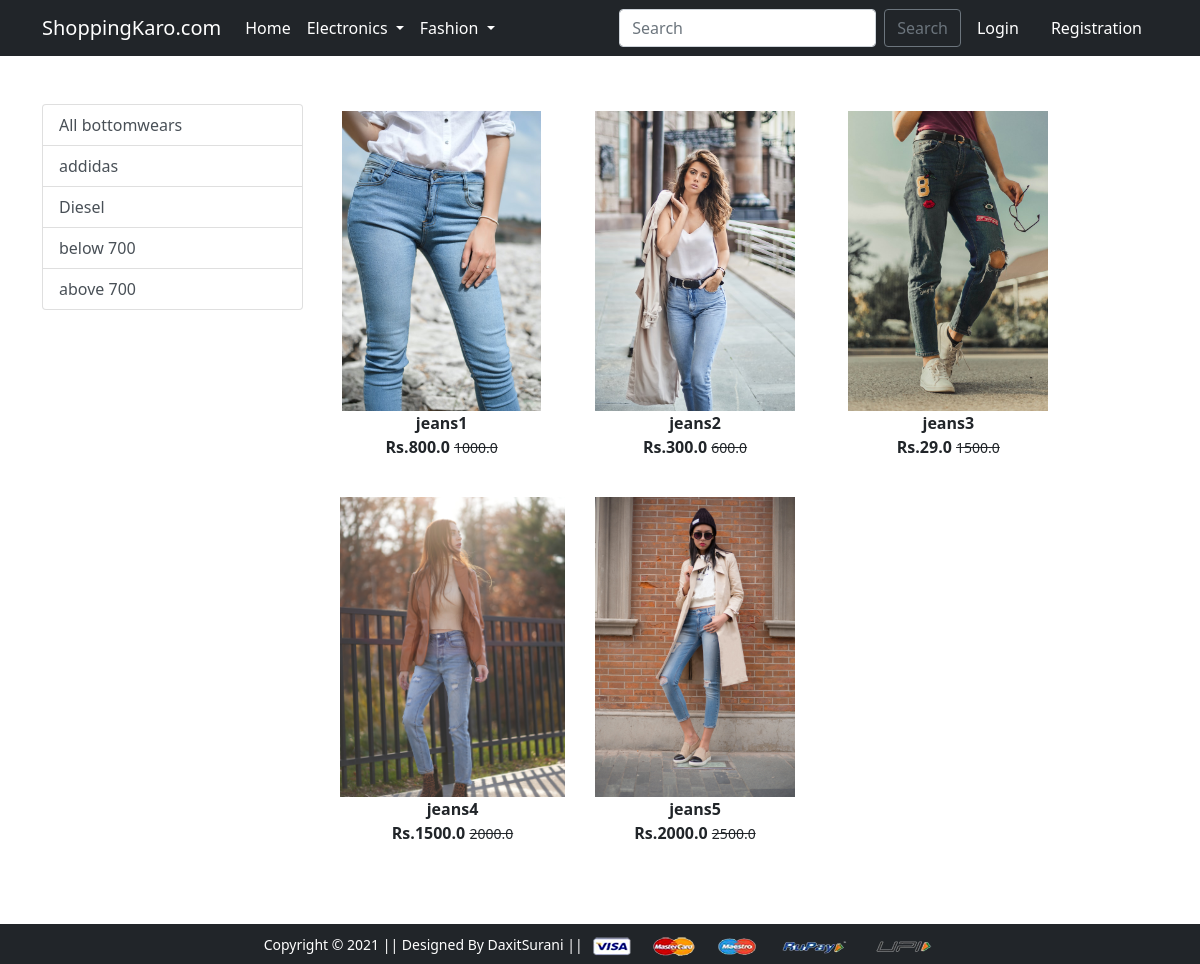
The app's page /bottomwear/ with its own data.
### app/models.py (models this page shows, shortened)
class Product(models.Model):
    title=models.CharField(max_length=100)
    selling_price=models.FloatField()
    discount_price=models.FloatField()
    description=models.TextField()
    brand=models.CharField(max_length=100)
    category=models.CharField(choices=CATEGORY_CHOICE,max_length=2)
    product_img=models.ImageField(upload_to="productimg")

### app/views.py (the view)
# urls.py: path('bottomwear/', views.bottomwear, name='bottomwear'),
def bottomwear(request,data=None):
    totalitem=0
    if request.user.is_authenticated:
        totalitem=len(Cart.objects.filter(user=request.user))
    if data==None:
        bottomwear=Product.objects.filter(category='BW')
    elif data == 'addidas' or data == 'Diesel':
        bottomwear=Product.objects.filter(category='BW').filter(brand=data)
    elif data=='below':
        bottomwear=Product.objects.filter(category='BW').filter(discount_price__lt=700)
    elif data=='above':
        bottomwear=Product.objects.filter(category='BW').filter(discount_price__gt=700)
    return render(request, 'app/bottomwear.html',{'bottomwear':bottomwear,'totalitem':totalitem})

### app/templates/app/bottomwear.html (shortened to what this page needs)
{% extends 'app/base.html' %}
{% load static %}
{% block main-content %}
<div class="container my-5">
    <div class="row">
        <div class="col-sm-3">
            <div class="list-group">
                <a href="{% url 'bottomwear'%}" class="list-group-item list-group-item-action" aria-current="true">All
                    bottomwears</a>
                <a href="{% url 'bottomweardata' 'addidas' %}" class="list-group-item list-group-item-action"
                    aria-current="true">addidas</a>
                <a href="{% url 'bottomweardata' 'Diesel' %}" class="list-group-item list-group-item-action">Diesel</a>
                <a href="{% url 'bottomweardata' 'below' %}" class="list-group-item list-group-item-action">below 700</a>
                <a href="{% url 'bottomweardata' 'above' %}" class="list-group-item list-group-item-action">above 700</a>
            </div>
        </div>
        <div class="col-sm-8">
            <div class="row">
                {% for product in bottomwear %}
                <div class="col-sm-4 text-center mb-4">
                    <a href="{% url 'product-detail' product.id %}" class="btn">
                        <div class="item">
                            <img src="{{product.product_img.url}}" alt="" height="300" class="">
                            <div class="fw-bold">{{product.title}}</div>
                            <div class="fw-bold">Rs.{{product.discount_price}}
                                    <small class="fw-light text-decoration-line-through">{{product.selling_price}}</small>
                            </div>
                        </div>
                    </a>
                    </div>
                    {% endfor %}
                </div>
                </div>
            </div>
        </div>
        {% endblock main-content %}

### records on screen
Product: product_img (picture), title "jeans1", discount_price "800.0", selling_price "1000.0"
Product: product_img (picture), title "jeans2", discount_price "300.0", selling_price "600.0"
Product: product_img (picture), title "jeans3", discount_price "29.0", selling_price "1500.0"
Product: product_img (picture), title "jeans4", discount_price "1500.0", selling_price "2000.0"
Product: product_img (picture), title "jeans5", discount_price "2000.0", selling_price "2500.0"
